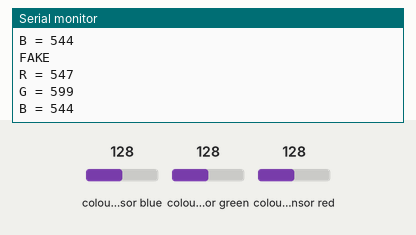
A sketch run on a simulated Arduino Uno, built with avr-gcc and run on an emulated ATmega328P. Parts: the last lines printed to the serial monitor. Wiring (inferred from the names in the program): TCS3200 colour sensor: output pin 12; S2 pin 13; S3 pin 9; S0 pin 8; S1 pin 7. The inputs (shaded band) are chosen by the test bench; at power-on: colour sensor blue 128, colour sensor green 128, colour sensor red 128.

Above: at 1.2 s.
1.3 s: colour sensor blue set to 5
At 1.51 s:
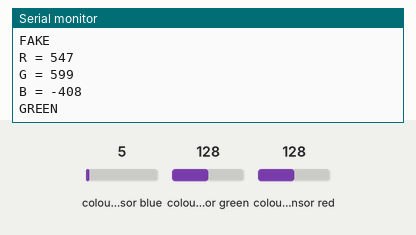
3.3 s: colour sensor green set to 5
At 3.62 s:
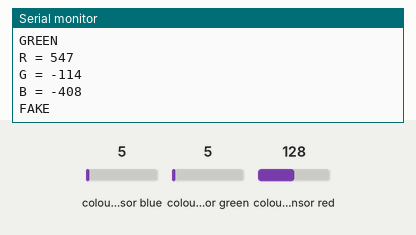
4.8 s: colour sensor red set to 5
At 4.93 s:
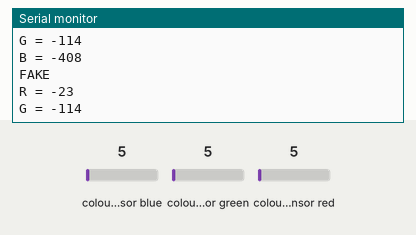

The sketch:

Coloursensor.ino
```cpp
// TCS3200/230 colour sensor pins
#define S0 8
#define S1 7
#define S2 13
#define S3 9
#define OUT 12
#define FAKE 0
#define RED 1
#define GREEN 2

/*
  volatile unsigned long WHITE = 0;
  volatile unsigned long RED = 1;
  volatile unsigned long GREEN = 2;
*/

// Stores frequency read by the photodiodes
int redFrequency = 0;
int greenFrequency = 0;
int blueFrequency = 0;

// Stores the RGB values
int red = 0;
int green = 0;
int blue = 0;

// Setup the pins
void setup() {
  pinMode(S0, OUTPUT);
  pinMode(S1, OUTPUT);
  pinMode(S2, OUTPUT);
  pinMode(S3, OUTPUT);
  pinMode(OUT, INPUT);
  // Setting frequency-scaling to 20%
  digitalWrite(S0, HIGH);
  digitalWrite(S1, LOW);
  Serial.begin(9600);
}

void loop() {
  // Setting red filtered photodiodes to be read
  digitalWrite(S2,LOW);
  digitalWrite(S3,LOW);
  // Reading the output frequency
  redFrequency = pulseIn(OUT, LOW);
  //Serial.print("RF=");
  //Serial.println(redFrequency);
  // Remap the value of redFrequency from 0 to 255
  // map(redFrequency, lowest measured, highest measured, 255, 0)
  red = map(redFrequency, 125, 200, 255, 0);
  // Print the R value
  Serial.print("R = ");
  Serial.println(red);
  delay(100);

  // Setting green filtered photodiodes to be read
  digitalWrite(S2,HIGH);
  digitalWrite(S3,HIGH);
  // Reading the output frequency
  greenFrequency = pulseIn(OUT, LOW);
  //Serial.print("GF=");
  //Serial.println(greenFrequency);
  // Remap the value of greenFrequency from 0 to 255
  green = map(greenFrequency, 120, 180, 255, 0);
  // Print the G value
  Serial.print("G = ");
  Serial.println(green);
  delay(100);

  // Setting blue filtered photodiodes to be read
  digitalWrite(S2,LOW);
  digitalWrite(S3,HIGH);
  // Reading the output frequency
  blueFrequency = pulseIn(OUT, LOW);
  //Serial.print("BF=");
  //Serial.println(blueFrequency);
  // Remap the value of blueFrequency from 0 to 255
  blue = map(blueFrequency, 90, 135, 255, 0);
  // Print the B value
  Serial.print("B = ");
  Serial.println(blue);
  delay(100);

  // Check the colour detected
  if (red > 160 && green < 100 && blue < 100 && green + 30 > blue && blue +30 > green) {
    //200, 60, 50
    //220,80,50
    Serial.println("RED");
    //sendcolour(RED);
  } else if(red *2.5 > green && red < green && 2 * blue < green && green>blue && green > 25) {
    //R<70, 60<115, B<70 blueish dark green R*1.4
    //125<R<145, 140<G<160, 60<B<80 light green
    Serial.println("GREEN");
    //sendcolour(GREEN);
  } else {
    Serial.println("FAKE");
    //sendcolour(FAKE);
  }
}
```

Measured:
- after the input at 1.3 s, the serial monitor: prints a new line after 0.11 s (image 1)
- after the input at 3.3 s, the serial monitor: prints a new line after 0.12 s (image 2)
- after the input at 4.8 s, the serial monitor: prints a new line at once (image 3)
